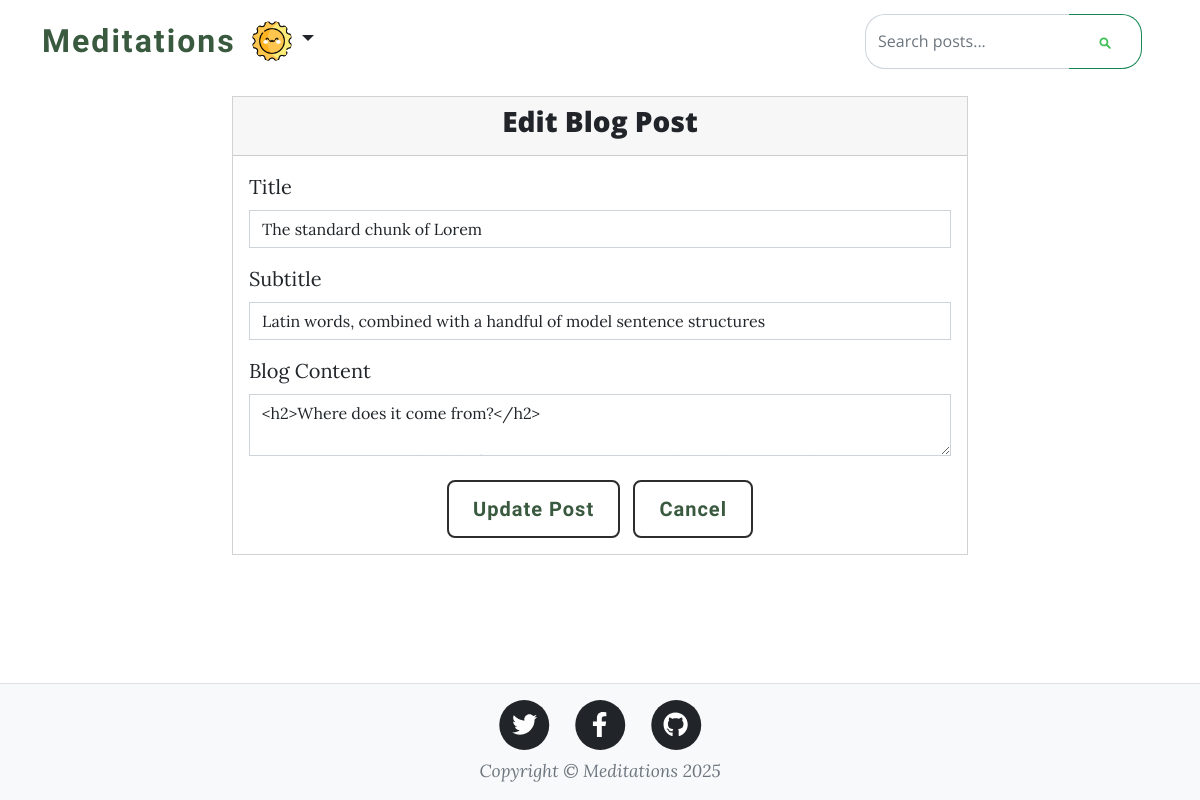
Screenshot of /edit_post/4 (signed in) with the database file from the repository.
### server.py (models this page shows, shortened)
class User(UserMixin, db.Model):
    id: Mapped[int] = mapped_column(Integer, primary_key=True)
    email: Mapped[str] = mapped_column(String(100), unique=True)
    password: Mapped[str] = mapped_column(String(100))
    name: Mapped[str] = mapped_column(String(1000))
    role: Mapped[str] = mapped_column(String(20), default='regular', nullable=False)
    date_joined: Mapped[str] = mapped_column(String(100), default=None, nullable=True)
    profile_picture: Mapped[str] = mapped_column(String(100), default='default_profile.jpg', nullable=True)
    posts: Mapped[list['BlogPost']] = relationship(back_populates='author')
    comments: Mapped[list['Comment']] = relationship(back_populates='author')

class BlogPost(db.Model):
    id: Mapped[int] = mapped_column(Integer, primary_key=True)
    title: Mapped[str] = mapped_column(String(100), nullable=False)
    subtitle: Mapped[str] = mapped_column(String(100), nullable=False)
    body: Mapped[str] = mapped_column(String, nullable=False)
    author_id: Mapped[int] = mapped_column(ForeignKey("user.id"), nullable=True)  # Nullable for migration
    date: Mapped[str] = mapped_column(String(100), nullable=False)
    author: Mapped['User'] = relationship(back_populates='posts')
    comments: Mapped[list['Comment']] = relationship(back_populates='post', cascade='all, delete-orphan')

### server.py (the view, shortened to what this page needs)
@app.route('/edit_post/<int:id>', methods=['GET', 'POST'])
@admin_required
def edit_post(id):
    blog_post = BlogPost.query.get_or_404(id)
    form = BlogPostForm()
    if request.method == 'GET':
        form.title.data = blog_post.title
        form.subtitle.data = blog_post.subtitle
        form.blog_content.data = blog_post.body
    return render_template('blog_modal.html',
                         show_header=False,
                         year=get_current_year(),
                         form=form,
                         edit_mode=True,
                         post_id=id)

### server.py
class BlogPostForm(FlaskForm):
    title = StringField('Title', validators=[DataRequired()])
    subtitle = StringField('Subtitle', validators=[DataRequired()])
    blog_content = CKEditorField('Blog Content', validators=[DataRequired()])
    submit = SubmitField('Submit')

### server.py (called while the page is built)
@login_manager.user_loader
def load_user(user_id):
    return User.query.get(int(user_id))

def get_current_year():
    return date.today().year

@app.context_processor
def inject_current_year():
    return {'get_current_year': get_current_year}

def is_admin(user=None):
    if user is None:
        user = current_user
    return user.is_authenticated and user.role == 'admin'

def admin_required(f):
    @wraps(f)
    def decorated_function(*args, **kwargs):
        if not current_user.is_authenticated:
            return redirect(url_for('login'))
        if not is_admin():
            abort(403)
        return f(*args, **kwargs)
    return decorated_function

### templates/blog_modal.html (shortened to what this page needs)
{% extends "base.html" %}
{% from 'bootstrap4/form.html' import render_form %}
{% block content %}
<div class="container mt-10" style="margin-top: 6rem;">
    <div class="row justify-content-center">
        <div class="col-md-8">
            <div class="card">
                <div class="card-header">
                    <h3 class="text-center">
                        {% if edit_mode %}
                            Edit Blog Post
                        {% else %}
                            Add New Blog Post
                        {% endif %}
                    </h3>
                </div>
                <div class="card-body">
                    {% if edit_mode %}
                        <form method="POST" action="{{ url_for('edit_post', id=post_id) }}">
                    {% else %}
                        <form method="POST" action="{{ url_for('add_post') }}">
                    {% endif %}
                        <div class="mb-3">
                            {{ form.title.label(class="form-label") }}
                            {{ form.title(class="form-control") }}
                        </div>
                        <div class="mb-3">
                            {{ form.subtitle.label(class="form-label") }}
                            {{ form.subtitle(class="form-control") }}
                        </div>
                        <div class="mb-3">
                            {{ form.blog_content.label(class="form-label") }}
                            {{ form.blog_content(class="form-control") }}
                        </div>
                        <div class="text-center mt-4">
                            <button type="submit" class="btn-medieval-primary btn-lg">
                                {% if edit_mode %}
                                    Update Post
                                {% else %}
                                    Create Post
                                {% endif %}
                            </button>
                            <a href="{{ url_for('home') }}" class="btn-medieval-secondary btn-lg ms-2">Cancel</a>
                        </div>
                    </form>
                </div>
            </div>
        </div>
    </div>
</div>
{% endblock %}

### templates/header.html (shortened to what this page needs)
<!DOCTYPE html>
<html lang="en">
<head>
</head>
<body>
    <nav class="navbar navbar-expand-lg navbar-light" id="mainNav">
        <div class="container">
            <a class="navbar-brand medieval-brand" href="{{ url_for('home') }}">Meditations</a>
            <div class="d-flex align-items-center">
                {% if current_user.is_authenticated %}
                <div class="dropdown me-3">
                    <a class="nav-link dropdown-toggle" href="#" role="button" id="profileDropdown" data-bs-toggle="dropdown" aria-expanded="false" style="border: none; padding: 0;">
                        <img src="{{ url_for('static', filename=current_user.profile_picture or 'default_profile.jpg') }}" alt="Profile" style="width: 40px; height: 40px; border-radius: 50%; object-fit: cover;">
                    </a>
                </div>
                {% endif %}
            </div>
            <div class="collapse navbar-collapse" id="navbarResponsive">
                <ul class="navbar-nav ms-auto py-4 py-lg-0">
                    <li class="nav-item"><a class="nav-link px-lg-3 py-3 py-lg-4" href="{{ url_for('home') }}">Home</a></li>
                    <li class="nav-item"><a class="nav-link px-lg-3 py-3 py-lg-4" href="{{ url_for('about') }}">About</a></li>
                    <li class="nav-item"><a class="nav-link px-lg-3 py-3 py-lg-4" href="{{ url_for('contact') }}">Contact</a></li>
                </ul>
                <div class="position-relative me-3">
                    <form class="d-flex" onsubmit="return performSearch()">
                        <input id="searchInput" class="form-control" type="search" placeholder="Search posts..."
                               style="border-radius: 20px 0 0 20px; border-right: none; min-width: 180px;"
                               oninput="getSuggestions()" onblur="setTimeout(() => hideSuggestions(), 500)">
                        <button class="btn btn-outline-success" type="submit"
                                style="border-radius: 0 20px 20px 0; border-left: none;">
                        </button>
                    </form>
                </div>
            </div>
        </div>
    </nav>
</body>
</html>

### rows the page displays
User: profile_picture (picture)
BlogPost: title "The standard chunk of Lorem", subtitle "Latin words, combined with a handful of model sentence structures"

### other values shown
{{ get_current_year() }} "2025"
